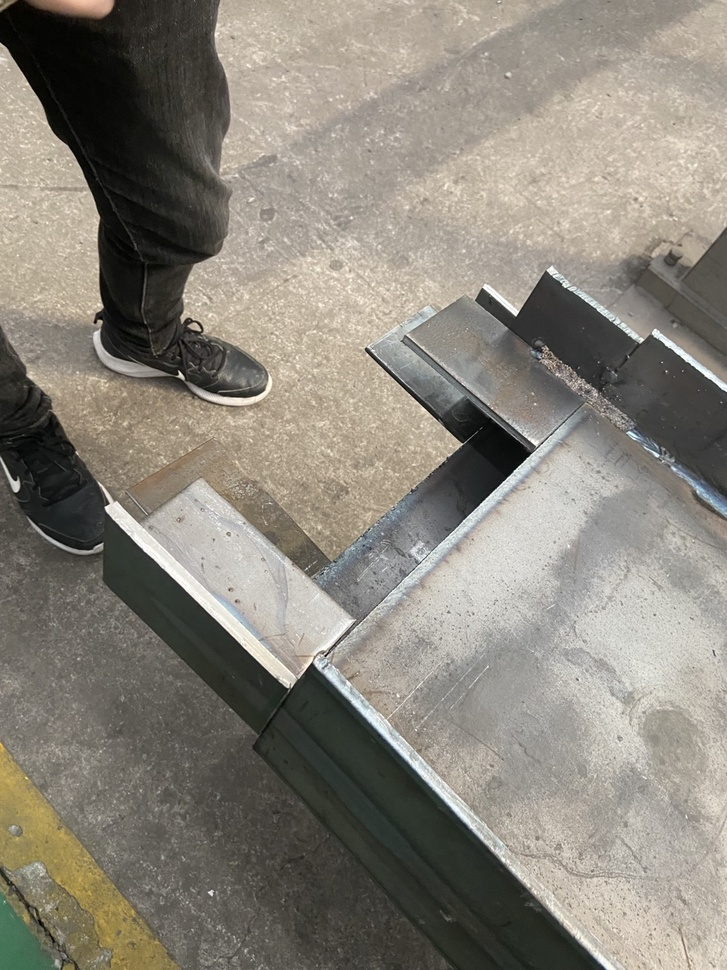
#> input picture yhb1.jpg, 727 x 970 px, shrunk from 960 x 1280 before the run
$ python Start_Cutting_Line.py
#> lines starting #> are read from the running program, lines starting #| are printed output that depends on the picture; after the words box and inside, x2 and y2 are one past the last pixel; in counts of white or black regions, pixels touching at a corner belong together
import cv2 as cv
import numpy as np
import math
def line_angle(x1,y1,x2,y2):
    theta = math.atan((y2-y1)/(x2-x1))/math.pi*180
    #print(theta)
    return theta
def line_length(x1,y1,x2,y2):
    length = math.sqrt((x2-x1)**2+(y2-y1)**2)
    return length

import numpy as np

# [6 lines left out: function point_distance_line, not called in this run]


## 获取直线 与 点的垂足
def get_foot(start_point, end_point, point_a):
    start_x, start_y = start_point
    end_x, end_y = end_point
    pa_x, pa_y = point_a

    p_foot = [0, 0]
    if start_point[0] == end_point[0]:
        p_foot[0] = start_point[0]
        p_foot[1] = point_a[1]
        return p_foot

    k = (end_y - start_y) * 1.0 / (end_x - start_x)
    a = k
    b = -1.0
    c = start_y - k * start_x
    p_foot[0] = int((b * b * pa_x - a * b * pa_y - a * c) / (a * a + b * b))
    p_foot[1] = int((a * a * pa_y - a * b * pa_x - b * c) / (a * a + b * b))

    return p_foot


#point = np.array([(x1+x2)/2,(y1+y2)/2])
#line_point1 = np.array([xi,yi])
#line_point2 = np.array([xj,yj])


img = cv.imread(cv.samples.findFile('yhb1.jpg'))
#> img is the input picture: shape (970, 727, 3); mean B, G, R 122.5, 132.5, 137.6
gray = cv.cvtColor(img,cv.COLOR_BGR2GRAY)
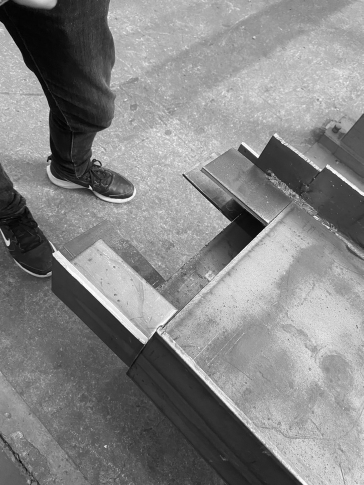
#> gray: shape (970, 727) (shown at 1/2 size); min 0, max 255, mean 132.9
edges = cv.Canny(gray,100,200,apertureSize = 3) #边缘100，200；钻孔分割 200，250
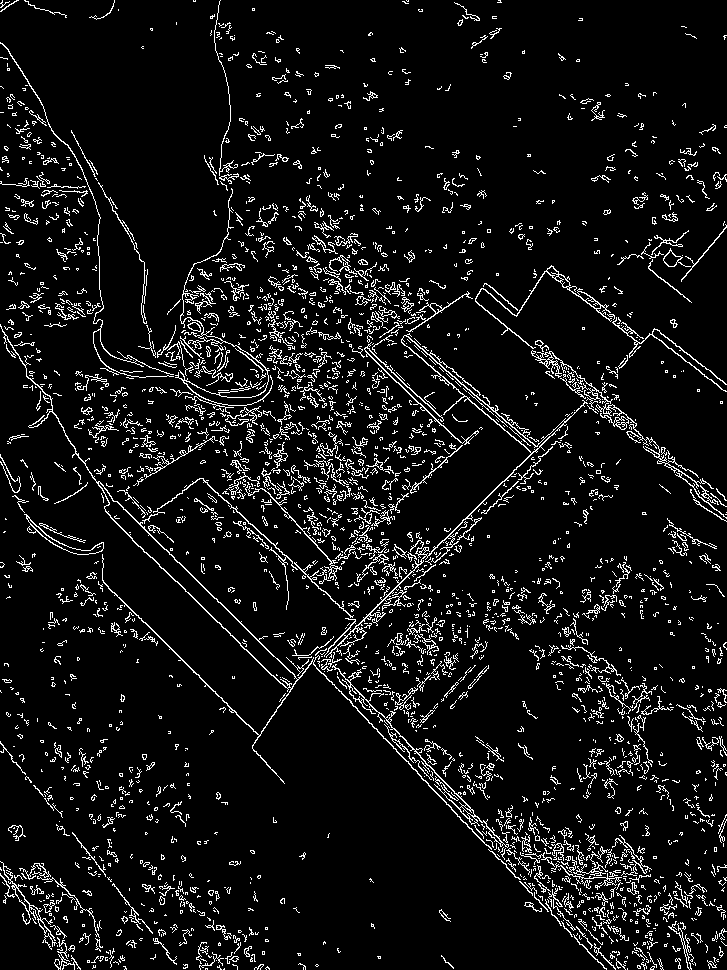
#> edges: shape (970, 727); 7.3% white in thin lines or dots
lines = cv.HoughLinesP(edges,1,np.pi/180,100,minLineLength=80,maxLineGap=10)
#> lines = 65 rows, first 6: [432, 775, 624, 967], [417, 564, 598, 390], [283, 633, 472, 829], [433, 566, 565, 434], [412, 749, 539, 876], [201, 478, 292, 562]

lines2=[]

for line in lines:
    x1,y1,x2,y2 = line[0]
    angle = line_angle(x1,y1,x2,y2)
    aim_angle = -45
    if abs(angle-aim_angle)<20: # 筛选特定角度的线段
        cv.line(img,(x1,y1),(x2,y2),(0,255,0),2)
        lines2.append(line)
#> this loop made 65 passes
#> (x1, y1, x2, y2, theta in line_angle, angle) on passes 1 to 8: (432, 775, 624, 967, 45, 45), (417, 564, 598, 390, -43.87, -43.87), (283, 633, 472, 829, 46.04, 46.04), (433, 566, 565, 434, -45, -45), (412, 749, 539, 876, 45, 45), (201, 478, 292, 562, 42.71, 42.71), (544, 853, 656, 965, 45, 45), (110, 517, 247, 650, 44.15, 44.15)
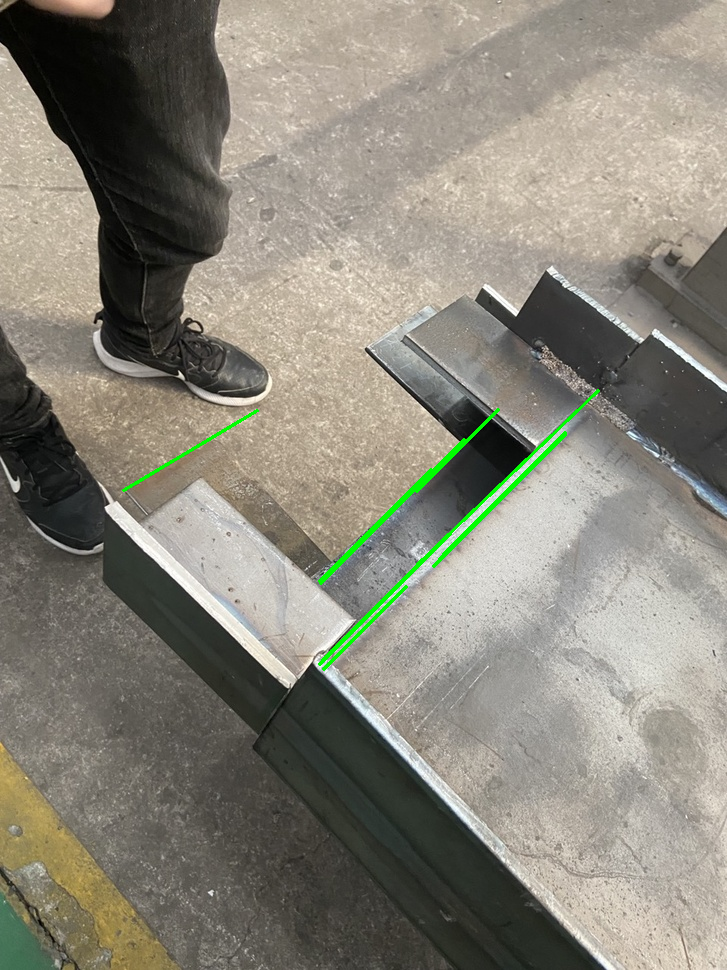
#> img: shape (970, 727, 3); 0.67% of pixels changed, all inside (x1, y1, x2, y2) = (122, 389, 600, 671)
#> after the loop, lines2 = 11 items, first 6: [[417, 564, 598, 390]], [[433, 566, 565, 434]], [[320, 583, 464, 439]], [[322, 660, 421, 561]], [[319, 664, 450, 533]], [[319, 581, 431, 469]]


for line in lines2:


    x1, y1, x2, y2 = line[0]

    for line1 in lines2:
        xi,yi,xj,yj=line1[0]
        xm,ym = int((x1 + x2) / 2), int((y1 + y2) / 2)

        len1 = line_length(x1, y1, x2, y2)
        len2 = line_length(xi,yi,xj,yj)
        if len1<len2:
            p_foot=get_foot((xi,yi),(xj,yj),(xm,ym))
            cv.line(img,p_foot,(xm,ym),(255,0,0),2)
            d=line_length(xm,ym,p_foot[0],p_foot[1])
            cv.putText(img, 'dist=' + str(round(d)), (int((xm + p_foot[0]) / 2), int((ym + p_foot[1]) / 2)),
                       cv.FONT_HERSHEY_COMPLEX, 0.5, (255, 0, 0), 1)

    length = line_length(x1, y1, x2, y2)
    cv.putText(img, str(round(angle)) + ',' + str(round(length)), (int((x1 + x2) / 2), int((y1 + y2) / 2)),
               cv.FONT_HERSHEY_COMPLEX, 0.5, (0, 255, 0), 1)
    print('(', x1, ',', y1, ');(', x2, ',', y2, ')')
#> this loop made 11 passes
#> line on passes 6 to 11: [[319, 581, 431, 469]], [[123, 490, 257, 410]], [[416, 491, 498, 409]], [[323, 669, 406, 586]], [[439, 559, 565, 433]], [[443, 554, 565, 432]]
#> (printed output is left out)
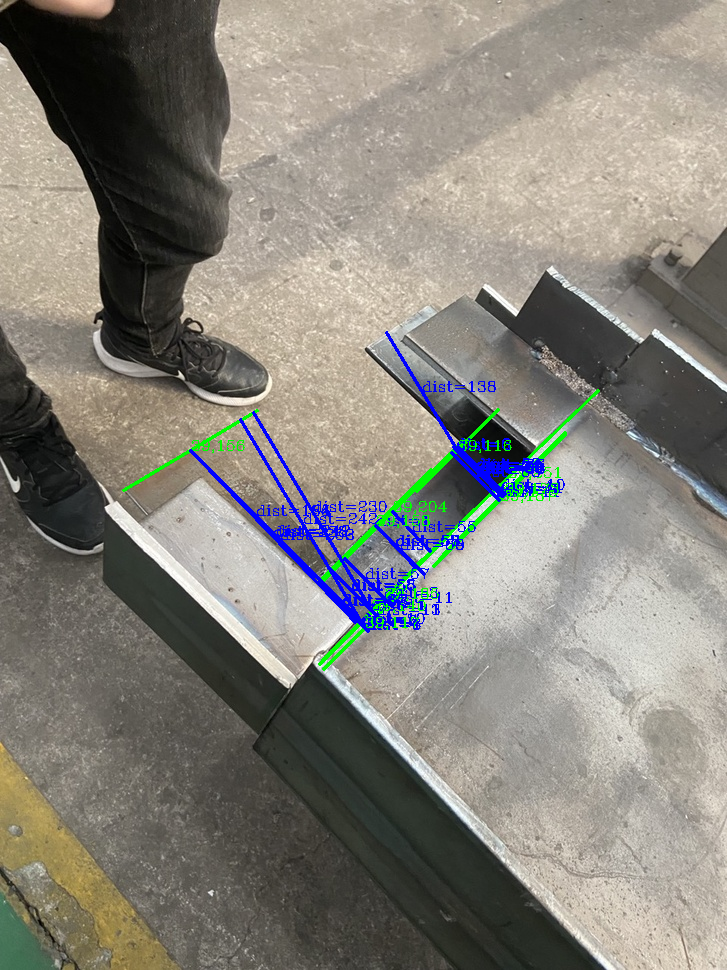
#> img: shape (970, 727, 3); 1.67% of pixels changed, all inside (x1, y1, x2, y2) = (189, 331, 565, 633)

cv.imwrite('houghlines5.jpg',img)

$ run again, with yhb3.jpg copied over yhb1.jpg
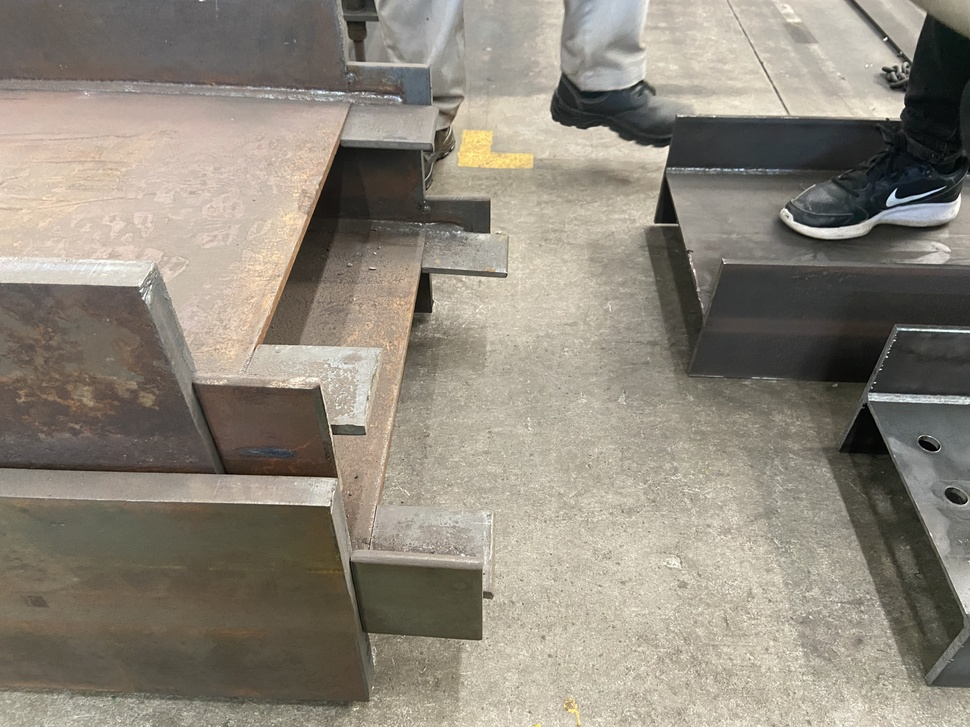
#> input picture yhb3.jpg, 970 x 727 px, shrunk from 4032 x 3024 before the run
#> img is the input picture: shape (727, 970, 3); mean B, G, R 123.3, 135.4, 142.2
#> `edges = cv.Canny(gray,100,200,apertureSize = 3)`:
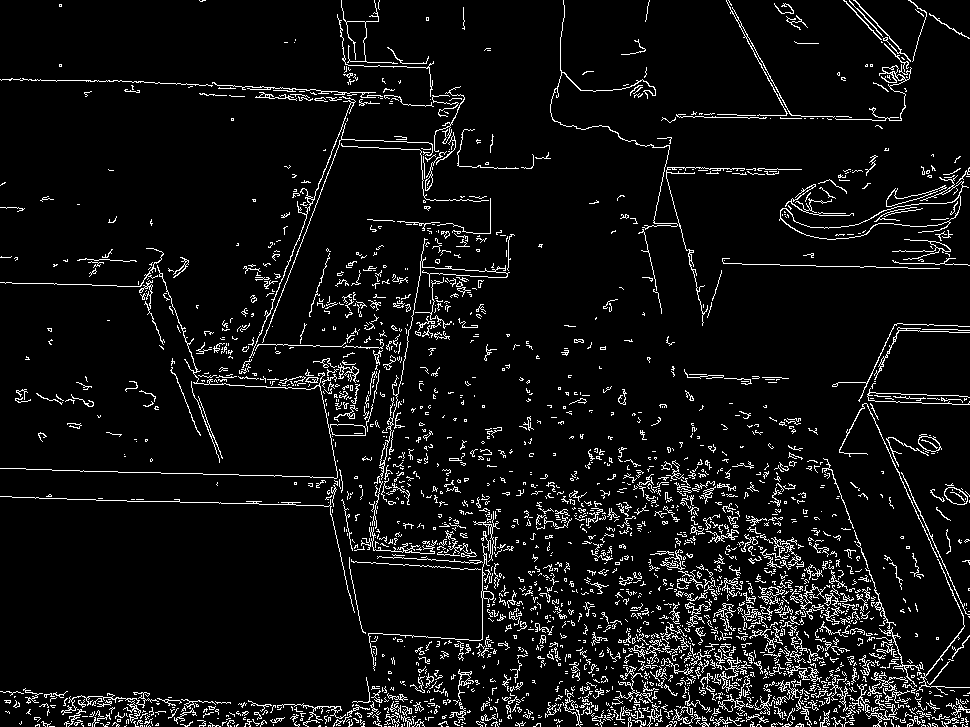
#> edges: shape (727, 970); 6.6% white in thin lines or dots
#> lines = 98 rows, first 6: [73, 697, 255, 703], [839, 707, 935, 707], [330, 715, 415, 716], [591, 715, 692, 713], [548, 710, 695, 712], [64, 700, 167, 702]
#> the loop `for line in lines:` made 98 passes
#> (x1, y1, x2, y2, theta in line_angle, angle) on passes 1 to 8: (73, 697, 255, 703, 1.89, 1.89), (839, 707, 935, 707, 0, 0), (330, 715, 415, 716, 0.674, 0.674), (591, 715, 692, 713, -1.13, -1.13), (548, 710, 695, 712, 0.779, 0.779), (64, 700, 167, 702, 1.11, 1.11), (592, 716, 764, 720, 1.33, 1.33), (548, 709, 692, 709, 0, 0)
#> after the loop `for line in lines:`: lines2 = [[[839, 451, 901, 323]], [[849, 432, 902, 323]]]
#> the loop `for line in lines2:    ` made 2 passes
#> (x1, y1, x2, y2, length) on pass 1: (839, 451, 901, 323, 142.2)
#> (printed output is left out)
#> after the loop `for line in lines2:`:
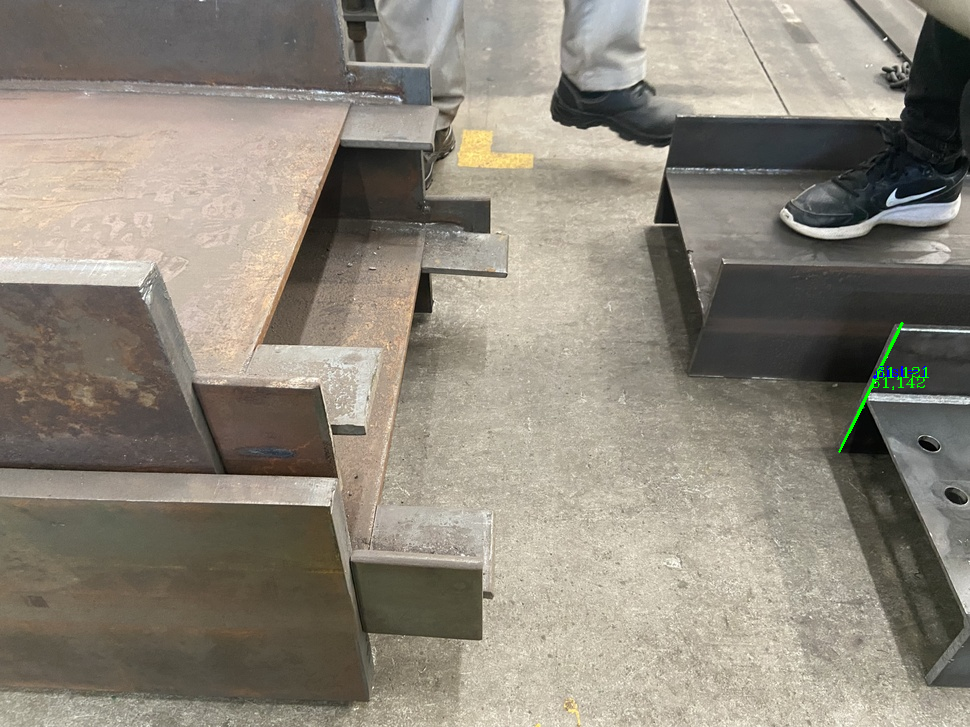
#> img: shape (727, 970, 3); mean B, G, R 123.3, 135.6, 142.1

$ run again, with mid1.jpg copied over yhb1.jpg
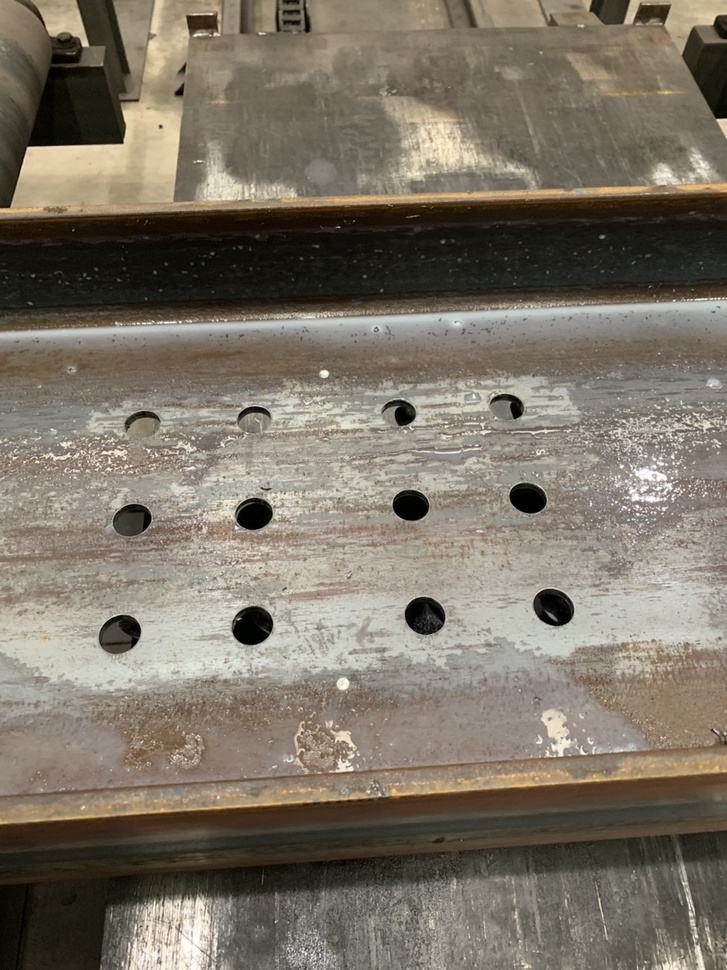
#> input picture mid1.jpg, 727 x 970 px, shrunk from 1080 x 1440 before the run
#> img is the input picture: shape (970, 727, 3); mean B, G, R 102.8, 115.9, 124.2
#> `edges = cv.Canny(gray,100,200,apertureSize = 3)`:
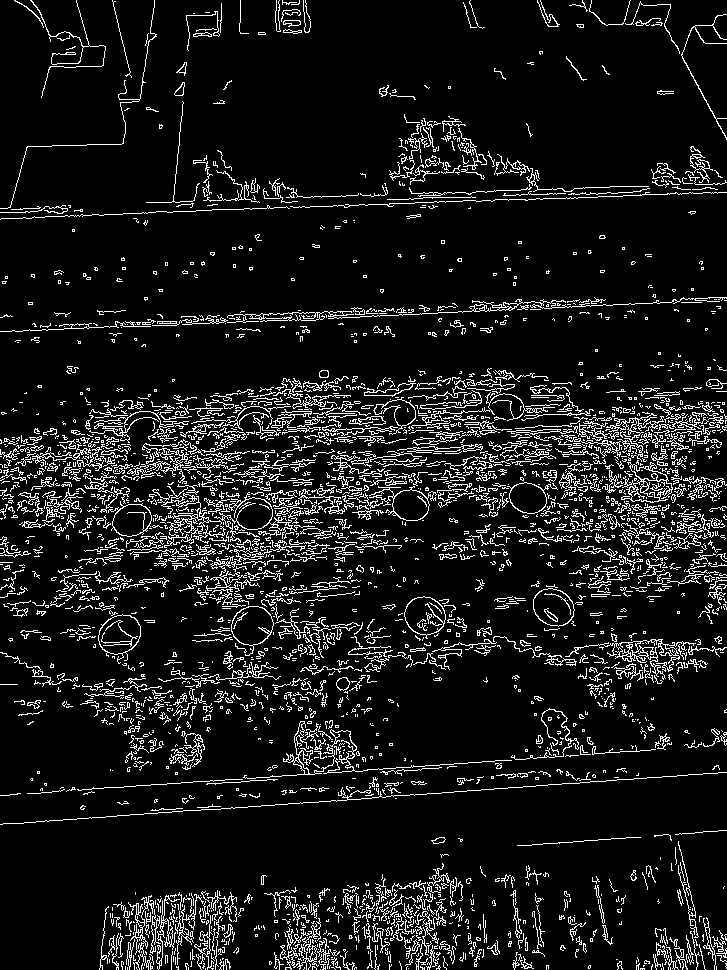
#> edges: shape (970, 727); 9.5% white in thin lines or dots
#> lines = 167 rows, first 6: [623, 195, 726, 192], [363, 770, 665, 749], [221, 808, 726, 772], [291, 316, 411, 312], [438, 448, 536, 442], [534, 485, 702, 477]
#> the loop `for line in lines:` made 167 passes
#> (x1, y1, x2, y2, theta in line_angle, angle) on passes 1 to 3: (623, 195, 726, 192, -1.67, -1.67), (363, 770, 665, 749, -3.98, -3.98), (221, 808, 726, 772, -4.08, -4.08)
#> after the loop `for line in lines:`: lines2 = 12 items, first 6: [[523, 541, 672, 392]], [[368, 514, 510, 372]], [[546, 500, 634, 412]], [[411, 461, 501, 371]], [[340, 535, 505, 370]], [[401, 461, 489, 373]]
#> the loop `for line in lines2:    ` made 12 passes
#> line on passes 5 to 12: [[340, 535, 505, 370]], [[401, 461, 489, 373]], [[627, 485, 708, 404]], [[606, 489, 688, 407]], [[397, 483, 507, 373]], [[402, 463, 495, 370]], [[125, 969, 206, 893]], [[127, 757, 204, 674]]
#> (printed output is left out)
#> after the loop `for line in lines2:`:
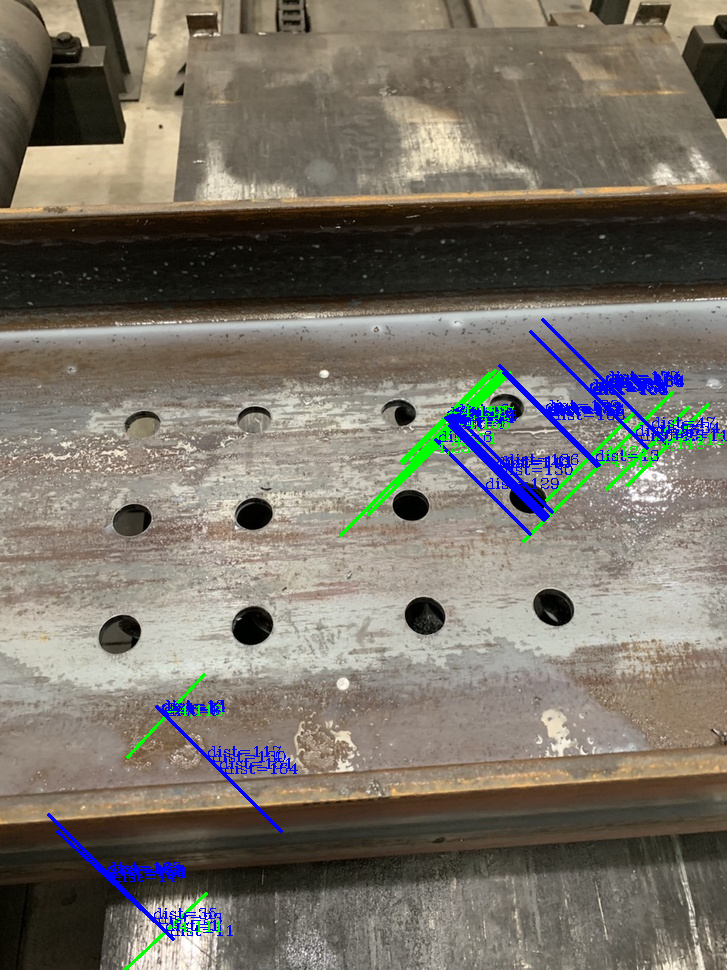
#> img: shape (970, 727, 3); mean B, G, R 104.2, 114.3, 120.3
